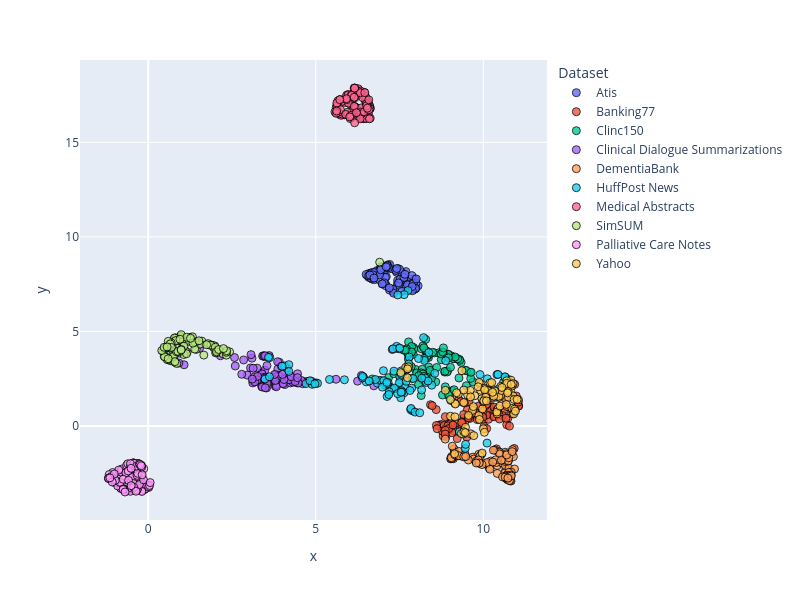

The notebook cell saved with this chart:
### Code cell
dimensionality_reduction_plots(file_paths="./outputsTest/*/mda_dim_scores.csv", file_name = 'TestMda')

### Figure 1 — Plotly figure (JSON) as saved in the notebook; plotly's stock layout.template omitted (floating-point values rounded to 4 significant figures)
{"data": [{"customdata": [["atis_230"], ["atis_239"], ["atis_136"], ["atis_210"], ["atis_304"], ["atis_108"], ["atis_138"], ["atis_134"], ["atis_101"], ["atis_188"], ["atis_212"], ["atis_120"], ["atis_112"], ["atis_193"], ["atis_148"], ["atis_210"], ["atis_206"], ["atis_145"], ["atis_128"], ["atis_118"], ["atis_129"], ["atis_153"], ["atis_11"], ["atis_128"], ["atis_268"], ["atis_116"], ["atis_148"], ["atis_11"], ["atis_156"], ["atis_117"], ["atis_151"], ["atis_20"], ["atis_10"], ["atis_154"], ["atis_15"], ["atis_144"], ["atis_137"], ["atis_177"], ["atis_425"], ["atis_132"], ["atis_168"], ["atis_100"], ["atis_150"], ["atis_128"], ["atis_10"], ["atis_122"], ["atis_106"], ["atis_188"], ["atis_270"], ["atis_15"], ["atis_275"], ["atis_10"], ["atis_117"], ["atis_109"], ["atis_13"], ["atis_185"], ["atis_101"], ["atis_101"], ["atis_25"], ["atis_129"], ["atis_218"], ["atis_118"], ["atis_124"], ["atis_227"], ["atis_209"], ["atis_180"], ["atis_153"], ["atis_13"], ["atis_108"], ["atis_199"], ["atis_105"], ["atis_257"], ["atis_0"], ["atis_198"], ["atis_204"], ["atis_157"], ["atis_112"], ["atis_125"], ["atis_267"], ["atis_199"], ["atis_115"], ["atis_126"], ["atis_187"], ["atis_544"], ["atis_232"], ["atis_217"], ["atis_116"], ["atis_164"], ["atis_111"], ["atis_112"], ["atis_276"], ["atis_100"], ["atis_12"], ["atis_130"], ["atis_110"], ["atis_152"], ["atis_17"], ["atis_150"], ["atis_3"], ["atis_171"]], "hovertemplate": "Dataset=Atis<br>x=%{x}<br>y=%{y}<br>doc_id=%{customdata[0]}<extra></extra>", "legendgroup": "Atis", "marker": {"color": "#636efa", "line": {"color": "black", "width": 1}, "opacity": 0.8, "size": 8, "symbol": "circle"}, "mode": "markers", "name": "Atis", "orientation": "v", "showlegend": true, "type": "scatter", "x": [7.864, 7.666, 7.841, 7.924, 7.623, 7.412, 6.988, 7.979, 6.824, 7.887, 7.004, 7.507, 8.053, 7.011, 6.685, 6.99, 7.661, 7.082, 7.618, 7.245, 7.943, 7.83, 7.97, 7.862, 6.685, 6.648, 6.587, 6.585, 7.442, 7.17, 6.725, 7.31, 7.797, 7.933, 6.643, 6.946, 7.104, 6.751, 7.943, 7.452, 7.794, 6.534, 7.205, 7.201, 7.436, 6.882, 7.793, 7.969, 7.388, 7.51, 6.907, 6.989, 6.608, 7.691, 7.564, 7.077, 7.905, 6.905, 7.067, 7.501, 6.905, 7.477, 7.968, 7.304, 6.503, 7.518, 7.991, 7.868, 6.58, 7.739, 7.911, 7.633, 7.136, 7.999, 7.469, 7.095, 6.684, 6.752, 7.389, 7.169, 7.108, 7.322, 6.952, 7.953, 6.9, 7.571, 7.417, 7.982, 7.132, 6.704, 7.044, 7.88, 6.615, 6.939, 7.661, 6.738, 6.984, 7.1, 7.197, 7.877], "xaxis": "x", "y": [7.615, 7.802, 7.229, 7.298, 7.836, 8.129, 8.233, 7.267, 8.217, 7.35, 8.406, 7.55, 7.411, 8.261, 7.765, 8.313, 7.377, 7.517, 7.748, 8.319, 7.785, 7.762, 7.298, 7.214, 7.96, 8.095, 8.064, 7.857, 7.694, 8.488, 7.798, 7.101, 7.256, 7.678, 7.824, 8.418, 7.899, 7.738, 7.39, 8.323, 7.282, 7.957, 8.542, 7.188, 7.5, 8.163, 7.47, 7.738, 8.257, 7.582, 7.726, 7.503, 8.017, 8.163, 8.11, 7.858, 7.574, 8.135, 8.264, 8.286, 8.242, 7.434, 7.326, 7.231, 8.012, 7.77, 7.562, 7.953, 7.939, 7.466, 7.521, 7.855, 8.513, 7.779, 7.564, 7.41, 8.113, 8.121, 8.222, 8.366, 8.391, 7.025, 8.28, 7.23, 7.994, 7.124, 8.328, 7.275, 8.467, 7.993, 7.569, 7.151, 7.982, 8.261, 8.02, 7.826, 7.518, 8.415, 7.304, 7.372], "yaxis": "y"}, {"customdata": [["atis_234"], ["atis_245"], ["atis_15"], ["atis_249"], ["atis_314"], ["atis_128"], ["atis_176"], ["atis_15"], ["atis_246"], ["atis_239"], ["atis_283"], ["atis_299"], ["atis_220"], ["atis_372"], ["atis_15"], ["atis_259"], ["atis_249"], ["atis_195"], ["atis_196"], ["atis_155"], ["atis_144"], ["atis_211"], ["atis_24"], ["atis_158"], ["atis_330"], ["atis_173"], ["atis_383"], ["atis_380"], ["atis_211"], ["atis_233"], ["atis_166"], ["atis_27"], ["atis_126"], ["atis_223"], ["atis_161"], ["atis_189"], ["atis_146"], ["atis_243"], ["atis_475"], ["atis_151"], ["atis_221"], ["atis_148"], ["atis_200"], ["atis_225"], ["atis_271"], ["atis_222"], ["atis_116"], ["atis_199"], ["atis_303"], ["atis_249"], ["atis_276"], ["atis_133"], ["atis_169"], ["atis_22"], ["atis_168"], ["atis_216"], ["atis_170"], ["atis_146"], ["atis_289"], ["atis_185"], ["atis_290"], ["atis_283"], ["atis_130"], ["atis_257"], ["atis_305"], ["atis_236"], ["atis_194"], ["atis_143"], ["atis_166"], ["atis_216"], ["atis_208"], ["atis_271"], ["atis_134"], ["atis_334"], ["atis_271"], ["atis_182"], ["atis_359"], ["atis_136"], ["atis_297"], ["atis_303"], ["atis_196"], ["atis_159"], ["atis_252"], ["atis_586"], ["atis_410"], ["atis_255"], ["atis_146"], ["atis_18"], ["atis_118"], ["atis_275"], ["atis_294"], ["atis_119"], ["atis_171"], ["atis_154"], ["atis_215"], ["atis_158"], ["atis_239"], ["atis_297"], ["atis_343"], ["atis_196"]], "hovertemplate": "Dataset=Banking77<br>x=%{x}<br>y=%{y}<br>doc_id=%{customdata[0]}<extra></extra>", "legendgroup": "Banking77", "marker": {"color": "#EF553B", "line": {"color": "black", "width": 1}, "opacity": 0.8, "size": 8, "symbol": "circle"}, "mode": "markers", "name": "Banking77", "orientation": "v", "showlegend": true, "type": "scatter", "x": [10.39, 8.866, 10.26, 10.92, 9.87, 10.73, 10.05, 10.98, 10.06, 11.05, 9.42, 9.12, 8.945, 9.345, 8.887, 8.736, 10.02, 9.726, 10.28, 9.18, 10.61, 10.57, 11.04, 9.068, 9.22, 10.01, 10.2, 10.7, 8.954, 11.04, 10.16, 10.0, 9.842, 8.8, 9.761, 9.572, 9.598, 8.675, 8.599, 9.524, 9.025, 9.77, 10.88, 9.272, 10.15, 10.13, 8.857, 9.445, 9.365, 10.46, 11.05, 9.133, 9.353, 8.833, 8.942, 10.84, 9.549, 10.06, 10.65, 11.04, 10.94, 8.594, 9.693, 9.063, 10.1, 9.818, 9.86, 9.508, 9.104, 8.967, 9.413, 9.326, 10.1, 9.967, 10.7, 9.944, 9.553, 10.89, 8.424, 8.779, 8.866, 9.989, 10.35, 10.32, 10.78, 10.1, 10.05, 10.41, 9.766, 8.474, 10.32, 8.864, 10.24, 9.436, 9.986, 10.89, 8.62, 9.096, 10.48, 10.68], "xaxis": "x", "y": [-1.21, 0.4915, 0.6333, -1.191, 0.363, 0.4049, 1.153, 1.586, 0.5858, 1.064, 0.4195, -0.2491, 0.07707, 0.05793, -0.5507, 0.07824, -0.02148, 0.525, 0.515, 0.1472, 0.8543, 0.5509, 1.331, 0.04692, -0.6668, 1.044, 1.097, 0.06984, -0.2181, 1.107, 1.04, 0.3578, 0.6149, -0.523, 0.5944, 1.289, 0.3981, 0.0318, 0.02764, 0.8588, 0.1214, 0.6811, 0.6717, 1.392, 0.3563, 0.894, -0.2588, 0.2252, 0.2006, 0.6015, 1.051, -1.407, 0.1784, 0.02691, 0.006418, 0.6594, 0.477, 1.074, 1.459, 1.255, 2.2, 0.8655, 0.6661, -0.354, 0.5847, 0.3389, 1.052, -0.5891, 3.565, -0.1397, 0.6075, 1.288, 1.146, 0.5388, 1.025, 0.5149, 0.4296, 0.7124, 1.126, -0.2752, -0.2304, 0.7719, -1.278, 0.9981, -0.006302, -0.1342, 1.373, 0.8318, 0.6895, 1.074, 0.4856, -0.428, 1.682, 1.215, 0.4709, 0.8436, -0.1427, 0.04986, 0.3697, 0.4095], "yaxis": "y"}, {"customdata": [["atis_253"], ["atis_378"], ["atis_156"], ["atis_270"], ["atis_321"], ["atis_155"], ["atis_280"], ["atis_20"], ["atis_274"], ["atis_426"], ["atis_34"], ["atis_309"], ["atis_299"], ["atis_376"], ["atis_305"], ["atis_372"], ["atis_251"], ["atis_369"], ["atis_230"], ["atis_185"], ["atis_239"], ["atis_286"], ["atis_259"], ["atis_197"], ["atis_349"], ["atis_209"], ["atis_395"], ["atis_405"], ["atis_252"], ["atis_261"], ["atis_315"], ["atis_337"], ["atis_141"], ["atis_249"], ["atis_207"], ["atis_229"], ["atis_246"], ["atis_305"], ["atis_559"], ["atis_242"], ["atis_277"], ["atis_268"], ["atis_273"], ["atis_292"], ["atis_28"], ["atis_290"], ["atis_122"], ["atis_220"], ["atis_347"], ["atis_368"], ["atis_279"], ["atis_298"], ["atis_174"], ["atis_220"], ["atis_201"], ["atis_251"], ["atis_226"], ["atis_247"], ["atis_297"], ["atis_233"], ["atis_436"], ["atis_487"], ["atis_164"], ["atis_265"], ["atis_344"], ["atis_256"], ["atis_234"], ["atis_189"], ["atis_223"], ["atis_230"], ["atis_240"], ["atis_325"], ["atis_200"], ["atis_389"], ["atis_282"], ["atis_2"], ["atis_389"], ["atis_258"], ["atis_520"], ["atis_356"], ["atis_317"], ["atis_181"], ["atis_320"], ["atis_642"], ["atis_418"], ["atis_317"], ["atis_32"], ["atis_220"], ["atis_191"], ["atis_297"], ["atis_361"], ["atis_220"], ["atis_200"], ["atis_165"], ["atis_394"], ["atis_18"], ["atis_274"], ["atis_318"], ["atis_360"], ["atis_256"]], "hovertemplate": "Dataset=Clinc150<br>x=%{x}<br>y=%{y}<br>doc_id=%{customdata[0]}<extra></extra>", "legendgroup": "Clinc150", "marker": {"color": "#00cc96", "line": {"color": "black", "width": 1}, "opacity": 0.8, "size": 8, "symbol": "circle"}, "mode": "markers", "name": "Clinc150", "orientation": "v", "showlegend": true, "type": "scatter", "x": [7.911, 8.539, 8.579, 9.195, 8.999, 8.94, 8.904, 8.175, 8.847, 7.762, 8.145, 9.04, 8.288, 7.62, 9.107, 9.467, 7.92, 8.669, 8.364, 9.069, 8.301, 8.451, 6.689, 8.945, 8.865, 9.695, 9.336, 8.97, 8.744, 9.608, 8.269, 7.867, 8.188, 8.368, 8.987, 7.973, 8.361, 8.179, 8.93, 8.31, 7.855, 8.921, 8.414, 8.01, 8.95, 8.958, 8.489, 8.209, 7.926, 8.804, 8.782, 8.855, 7.765, 9.018, 9.624, 7.745, 8.299, 8.256, 9.273, 8.961, 9.287, 8.153, 7.661, 9.489, 10.6, 7.77, 7.859, 8.146, 8.202, 7.701, 8.737, 9.492, 7.171, 8.28, 8.195, 7.206, 7.849, 9.127, 7.624, 8.312, 9.296, 7.858, 8.787, 7.329, 9.237, 8.227, 8.41, 9.636, 10.65, 7.395, 8.075, 8.608, 8.067, 9.159, 6.893, 7.671, 8.231, 8.809, 8.96, 8.234], "xaxis": "x", "y": [3.782, 3.866, 2.332, 3.575, 1.598, 3.781, 3.77, 2.612, 2.851, 3.543, 1.61, 3.709, 3.947, 2.824, 3.562, 2.939, 4.148, 3.87, 3.621, 1.859, 3.655, 2.521, 2.485, 1.79, 2.069, 2.331, 3.359, 3.714, 3.504, 2.824, 3.988, 2.523, 2.58, 3.116, 3.715, 2.994, 3.74, 3.0, 2.909, 3.964, 3.905, 2.857, 2.855, 2.801, 3.796, 1.608, 3.896, 2.412, 4.07, 3.87, 1.64, 2.892, 3.804, 3.1, 2.515, 3.843, 2.764, 2.356, 2.539, 1.687, 3.519, 4.082, 2.891, 2.935, 2.312, 4.446, 4.207, 2.807, 2.753, 4.079, 3.816, 2.128, 2.552, 4.581, 4.229, 2.078, 3.143, 1.917, 4.009, 3.651, 3.469, 3.916, 3.916, 2.762, 3.552, 4.137, 2.945, 2.842, 2.572, 1.979, 2.661, 3.095, 2.197, 3.647, 2.399, 4.015, 2.621, 4.128, 3.603, 3.574], "yaxis": "y"}, {"customdata": [["atis_261"], ["atis_463"], ["atis_239"], ["atis_386"], ["atis_334"], ["atis_21"], ["atis_437"], ["atis_241"], ["atis_427"], ["atis_488"], ["atis_39"], ["atis_324"], ["atis_313"], ["atis_407"], ["atis_32"], ["atis_412"], ["atis_311"], ["atis_407"], ["atis_276"], ["atis_325"], ["atis_381"], ["atis_300"], ["atis_337"], ["atis_224"], ["atis_397"], ["atis_276"], ["atis_468"], ["atis_441"], ["atis_360"], ["atis_304"], ["atis_357"], ["atis_404"], ["atis_237"], ["atis_269"], ["atis_254"], ["atis_317"], ["atis_385"], ["atis_316"], ["atis_562"], ["atis_38"], ["atis_304"], ["atis_345"], ["atis_336"], ["atis_338"], ["atis_335"], ["atis_457"], ["atis_187"], ["atis_24"], ["atis_355"], ["atis_417"], ["atis_303"], ["atis_347"], ["atis_318"], ["atis_235"], ["atis_210"], ["atis_26"], ["atis_28"], ["atis_361"], ["atis_409"], ["atis_447"], ["atis_455"], ["atis_488"], ["atis_252"], ["atis_356"], ["atis_367"], ["atis_292"], ["atis_294"], ["atis_206"], ["atis_326"], ["atis_237"], ["atis_288"], ["atis_338"], ["atis_213"], ["atis_398"], ["atis_302"], ["atis_27"], ["atis_430"], ["atis_310"], ["atis_547"], ["atis_36"], ["atis_421"], ["atis_227"], ["atis_324"], ["atis_645"], ["atis_453"], ["atis_454"], ["atis_42"], ["atis_239"], ["atis_246"], ["atis_337"], ["atis_394"], ["atis_313"], ["atis_223"], ["atis_188"], ["atis_396"], ["atis_379"], ["atis_300"], ["atis_389"], ["atis_398"], ["atis_430"]], "hovertemplate": "Dataset=Clinical Dialogue Summarizations<br>x=%{x}<br>y=%{y}<br>doc_id=%{customdata[0]}<extra></extra>", "legendgroup": "Clinical Dialogue Summarizations", "marker": {"color": "#ab63fa", "line": {"color": "black", "width": 1}, "opacity": 0.8, "size": 8, "symbol": "circle"}, "mode": "markers", "name": "Clinical Dialogue Summarizations", "orientation": "v", "showlegend": true, "type": "scatter", "x": [4.078, 4.345, 3.803, 3.458, 4.0, 4.737, 2.846, 2.575, 4.166, 3.809, 3.184, 3.791, 2.952, 2.792, 3.551, 0.5925, 3.915, 4.442, 3.531, 6.363, 4.62, 1.532, 4.059, 3.399, 3.766, 3.602, 3.788, 3.441, 3.372, 3.87, 3.391, 6.247, 4.242, 3.481, 3.562, 3.055, 3.342, 2.155, 3.395, 4.232, 3.544, 4.353, 3.261, 4.321, 4.134, 3.097, 3.893, 3.827, 3.451, 4.049, 3.132, 3.25, 3.863, -0.9895, -0.8399, 5.603, 3.414, 3.825, 7.282, 2.597, 3.544, 3.167, 1.07, 3.323, 3.386, 4.403, 3.132, 3.46, 4.207, 0.9149, 3.609, -0.8073, 3.25, 3.458, 4.028, 3.12, 3.912, 6.145, 4.607, 4.571, 6.733, 3.406, 3.46, 4.478, 4.384, 3.494, 3.182, 4.269, 4.052, 3.067, 4.456, 4.878, 4.453, 4.008, 3.265, 3.793, 3.104, 3.77, 3.495, 3.975], "xaxis": "x", "y": [2.191, 2.354, 2.156, 2.085, 2.257, 2.356, 3.491, 3.62, 2.557, 2.734, 2.483, 2.104, 2.691, 2.733, 3.673, 3.511, 3.362, 2.28, 2.012, 2.67, 2.342, 4.11, 2.504, 2.827, 2.404, 2.454, 2.597, 3.705, 2.782, 3.014, 2.444, 2.371, 2.278, 2.95, 2.362, 3.072, 2.391, 3.714, 2.755, 2.673, 3.191, 2.39, 2.357, 2.315, 3.061, 3.587, 2.668, 2.177, 3.684, 2.551, 2.378, 3.059, 3.399, -2.999, -3.043, 2.47, 3.7, 2.076, 4.045, 3.173, 2.244, 2.598, 3.238, 2.423, 2.09, 2.442, 3.052, 3.699, 2.443, 3.33, 3.722, -3.283, 2.429, 2.57, 2.238, 2.277, 2.648, 16.91, 2.236, 2.406, 2.126, 2.059, 2.525, 2.274, 2.348, 3.715, 2.33, 2.607, 2.458, 3.773, 2.761, 2.361, 2.553, 2.727, 2.624, 2.404, 2.479, 2.724, 2.02, 3.155], "yaxis": "y"}, {"customdata": [["atis_447"], ["atis_488"], ["atis_392"], ["atis_397"], ["atis_401"], ["atis_381"], ["atis_525"], ["atis_473"], ["atis_469"], ["atis_514"], ["atis_428"], ["atis_329"], ["atis_441"], ["atis_448"], ["atis_424"], ["atis_422"], ["atis_456"], ["atis_451"], ["atis_478"], ["atis_391"], ["atis_392"], ["atis_34"], ["atis_388"], ["atis_243"], ["atis_503"], ["atis_285"], ["atis_469"], ["atis_467"], ["atis_510"], ["atis_334"], ["atis_537"], ["atis_407"], ["atis_386"], ["atis_325"], ["atis_278"], ["atis_523"], ["atis_416"], ["atis_365"], ["atis_57"], ["atis_525"], ["atis_320"], ["atis_351"], ["atis_348"], ["atis_351"], ["atis_405"], ["atis_474"], ["atis_288"], ["atis_364"], ["atis_368"], ["atis_554"], ["atis_316"], ["atis_479"], ["atis_360"], ["atis_280"], ["atis_32"], ["atis_298"], ["atis_280"], ["atis_364"], ["atis_455"], ["atis_46"], ["atis_513"], ["atis_526"], ["atis_352"], ["atis_383"], ["atis_400"], ["atis_420"], ["atis_386"], ["atis_284"], ["atis_403"], ["atis_250"], ["atis_325"], ["atis_454"], ["atis_264"], ["atis_494"], ["atis_353"], ["atis_279"], ["atis_465"], ["atis_516"], ["atis_553"], ["atis_405"], ["atis_424"], ["atis_380"], ["atis_338"], ["atis_646"], ["atis_467"], ["atis_464"], ["atis_490"], ["atis_244"], ["atis_289"], ["atis_403"], ["atis_402"], ["atis_316"], ["atis_232"], ["atis_228"], ["atis_428"], ["atis_41"], ["atis_421"], ["atis_563"], ["atis_512"], ["atis_44"]], "hovertemplate": "Dataset=DementiaBank<br>x=%{x}<br>y=%{y}<br>doc_id=%{customdata[0]}<extra></extra>", "legendgroup": "DementiaBank", "marker": {"color": "#FFA15A", "line": {"color": "black", "width": 1}, "opacity": 0.8, "size": 8, "symbol": "circle"}, "mode": "markers", "name": "DementiaBank", "orientation": "v", "showlegend": true, "type": "scatter", "x": [10.42, 10.67, 10.65, 9.692, 10.82, 9.126, 9.107, 9.461, 9.776, 9.72, 10.23, 10.66, 9.136, 10.64, 10.17, 10.69, 9.039, 10.76, 10.56, 10.78, 10.81, 9.147, 10.04, 10.82, 10.71, 10.72, 9.374, 10.72, 10.87, 10.74, 10.65, 10.68, 10.77, 9.864, 9.078, 10.72, 9.188, 10.47, 10.6, 10.93, 9.553, 9.95, 9.053, 10.83, 10.76, 10.85, 10.9, 10.7, 10.72, 10.1, 9.9, 10.72, 10.2, 9.093, 10.83, 10.67, 9.347, 9.794, 9.882, 10.49, 10.39, 9.023, 10.75, 10.64, 9.058, 10.42, 10.69, 10.65, 9.042, 10.48, 9.276, 10.75, 9.457, 10.76, 10.72, 9.865, 10.78, 10.11, 10.3, 9.626, 10.57, 8.863, 10.65, 10.83, 9.853, 9.293, 9.074, 9.151, 9.961, 10.37, 10.28, 10.73, 9.268, 10.54, 9.878, 10.7, 9.416, 10.86, 9.474, 9.79], "xaxis": "x", "y": [-2.094, -2.32, -1.389, -1.647, -2.913, -1.217, -1.731, -1.62, -1.856, -1.744, -1.854, -1.562, -1.602, -2.479, -2.212, -2.774, -1.733, -2.714, -1.957, -2.743, -2.884, -1.389, -1.98, -1.456, -2.604, -2.842, -1.558, -1.885, -1.25, -1.827, -2.082, -2.766, -2.236, -1.5, -1.688, -1.543, -1.588, -1.364, -1.776, -2.276, -1.8, -1.492, -1.62, -2.449, -2.455, -1.495, -1.624, -2.612, -2.818, -2.016, -1.589, -1.859, -2.285, -1.644, -2.592, -2.642, -1.592, -1.873, -1.945, -1.402, -1.932, -1.734, -2.646, -1.874, -1.726, -2.511, -1.469, -1.806, -1.678, -1.483, -1.348, -1.849, -1.502, -1.682, -2.783, -1.964, -2.888, -1.93, -1.282, -0.4158, -2.694, -0.694, -2.705, -2.645, -1.8, -0.279, -1.069, -1.527, -2.042, -1.791, -1.907, -2.755, -1.571, -1.814, -1.96, -1.532, -1.631, -1.358, -1.616, -1.958], "yaxis": "y"}, {"customdata": [["atis_493"], ["atis_52"], ["atis_487"], ["atis_505"], ["atis_48"], ["atis_384"], ["atis_547"], ["atis_504"], ["atis_495"], ["atis_54"], ["atis_438"], ["atis_34"], ["atis_493"], ["atis_478"], ["atis_466"], ["atis_462"], ["atis_50"], ["atis_475"], ["atis_546"], ["atis_543"], ["atis_469"], ["atis_350"], ["atis_391"], ["atis_369"], ["atis_524"], ["atis_360"], ["atis_545"], ["atis_552"], ["atis_523"], ["atis_424"], ["atis_612"], ["atis_408"], ["atis_458"], ["atis_392"], ["atis_335"], ["atis_529"], ["atis_641"], ["atis_455"], ["atis_587"], ["atis_577"], ["atis_382"], ["atis_410"], ["atis_392"], ["atis_410"], ["atis_460"], ["atis_486"], ["atis_305"], ["atis_392"], ["atis_375"], ["atis_577"], ["atis_323"], ["atis_533"], ["atis_399"], ["atis_338"], ["atis_356"], ["atis_307"], ["atis_338"], ["atis_368"], ["atis_482"], ["atis_481"], ["atis_538"], ["atis_538"], ["atis_388"], ["atis_405"], ["atis_607"], ["atis_443"], ["atis_445"], ["atis_345"], ["atis_443"], ["atis_327"], ["atis_389"], ["atis_476"], ["atis_294"], ["atis_511"], ["atis_507"], ["atis_425"], ["atis_472"], ["atis_602"], ["atis_578"], ["atis_434"], ["atis_510"], ["atis_46"], ["atis_541"], ["atis_692"], ["atis_620"], ["atis_470"], ["atis_543"], ["atis_374"], ["atis_293"], ["atis_413"], ["atis_407"], ["atis_432"], ["atis_29"], ["atis_258"], ["atis_490"], ["atis_422"], ["atis_471"], ["atis_567"], ["atis_518"], ["atis_443"]], "hovertemplate": "Dataset=HuffPost News<br>x=%{x}<br>y=%{y}<br>doc_id=%{customdata[0]}<extra></extra>", "legendgroup": "HuffPost News", "marker": {"color": "#19d3f3", "line": {"color": "black", "width": 1}, "opacity": 0.8, "size": 8, "symbol": "circle"}, "mode": "markers", "name": "HuffPost News", "orientation": "v", "showlegend": true, "type": "scatter", "x": [8.302, 5.009, 4.709, 8.267, 7.427, 4.071, 7.275, 8.461, 7.737, 7.654, 7.527, 5.053, 3.625, 7.157, 10.73, 8.159, 8.877, 7.527, 7.128, 7.632, 7.749, 7.552, 7.702, 6.209, 6.841, 7.875, 7.536, 7.832, 7.719, 7.081, 7.842, 7.415, 7.02, 8.349, 7.348, 4.894, 6.943, 8.373, 7.029, 5.855, 10.46, 9.459, 7.552, 7.637, 7.961, 3.589, 4.196, 7.499, 7.788, 9.285, 7.776, 10.64, 8.549, 7.125, 10.12, 9.9, 10.41, 7.448, 4.198, 7.331, 9.471, 10.44, 9.405, 4.826, 5.409, 7.443, 6.507, 6.422, 7.861, 7.757, 7.504, 7.578, 6.78, 4.972, 6.988, 6.414, 7.495, 6.393, 7.699, 3.485, 3.618, 7.904, 9.031, 8.241, 7.12, 6.396, 7.305, 8.217, 8.102, 7.81, 7.193, 3.997, 7.555, 6.594, 10.11, 8.163, 8.066, 7.545, 7.503, 7.179], "xaxis": "x", "y": [2.296, 2.277, 2.243, 2.531, 4.098, 3.172, 1.932, 2.158, 3.162, 2.056, 2.637, 2.256, 3.614, 2.296, 2.471, 1.907, 3.452, 2.429, 1.56, 1.752, 7.162, 2.913, 2.971, 16.84, 2.262, 0.8088, 1.492, 0.8711, 3.036, 2.14, 0.9253, 4.211, 2.923, 2.38, 2.004, 2.202, 2.404, 3.885, 2.396, 2.444, 1.952, -1.187, 1.871, 6.945, 0.7344, 3.63, 3.243, 4.084, 3.646, -0.3157, 3.285, 2.603, 2.783, 2.224, 2.494, 2.722, 2.717, 6.93, 2.887, 2.899, -0.9723, 2.726, -0.4254, 2.393, 2.46, 1.71, 2.332, 2.582, 2.003, 3.07, 2.612, 1.804, 2.454, 2.23, 2.056, 2.589, 2.294, 2.541, 2.361, 2.478, 2.6, 2.509, 1.347, 3.468, 2.302, 2.625, 4.08, 4.672, 0.698, 1.876, 1.802, 3.16, 2.734, 2.377, -0.9048, 2.526, 3.569, 1.787, 4.122, 1.662], "yaxis": "y"}, {"customdata": [["atis_609"], ["atis_582"], ["atis_488"], ["atis_52"], ["atis_558"], ["atis_568"], ["atis_574"], ["atis_545"], ["atis_521"], ["atis_597"], ["atis_487"], ["atis_364"], ["atis_524"], ["atis_498"], ["atis_470"], ["atis_478"], ["atis_656"], ["atis_483"], ["atis_599"], ["atis_593"], ["atis_495"], ["atis_527"], ["atis_439"], ["atis_48"], ["atis_531"], ["atis_385"], ["atis_581"], ["atis_6"], ["atis_647"], ["atis_483"], ["atis_658"], ["atis_479"], ["atis_586"], ["atis_422"], ["atis_40"], ["atis_573"], ["atis_643"], ["atis_493"], ["atis_599"], ["atis_673"], ["atis_413"], ["atis_551"], ["atis_537"], ["atis_426"], ["atis_521"], ["atis_539"], ["atis_372"], ["atis_441"], ["atis_395"], ["atis_630"], ["atis_389"], ["atis_580"], ["atis_536"], ["atis_396"], ["atis_415"], ["atis_426"], ["atis_382"], ["atis_459"], ["atis_531"], ["atis_535"], ["atis_660"], ["atis_57"], ["atis_475"], ["atis_439"], ["atis_621"], ["atis_502"], ["atis_454"], ["atis_622"], ["atis_491"], ["atis_410"], ["atis_489"], ["atis_522"], ["atis_384"], ["atis_517"], ["atis_595"], ["atis_540"], ["atis_603"], ["atis_614"], ["atis_636"], ["atis_436"], ["atis_524"], ["atis_614"], ["atis_58"], ["atis_694"], ["atis_655"], ["atis_479"], ["atis_618"], ["atis_379"], ["atis_378"], ["atis_514"], ["atis_469"], ["atis_446"], ["atis_387"], ["atis_356"], ["atis_512"], ["atis_482"], ["atis_530"], ["atis_586"], ["atis_605"], ["atis_455"]], "hovertemplate": "Dataset=Medical Abstracts<br>x=%{x}<br>y=%{y}<br>doc_id=%{customdata[0]}<extra></extra>", "legendgroup": "Medical Abstracts", "marker": {"color": "#FF6692", "line": {"color": "black", "width": 1}, "opacity": 0.8, "size": 8, "symbol": "circle"}, "mode": "markers", "name": "Medical Abstracts", "orientation": "v", "showlegend": true, "type": "scatter", "x": [6.418, 6.129, 6.485, 5.954, 6.04, 5.611, 6.496, 6.063, 5.868, 6.555, 6.003, 6.069, 6.56, 6.066, 5.802, 6.526, 5.653, 6.101, 6.323, 6.323, 6.028, 5.865, 5.799, 6.145, 6.267, 6.2, 6.161, 6.169, 5.918, 5.643, 6.601, 5.713, 6.214, 6.475, 6.416, 5.747, 6.22, 6.366, 6.451, 6.36, 6.553, 6.506, 6.471, 6.475, 6.067, 6.407, 6.614, 5.662, 5.969, 6.336, 6.194, 6.36, 6.406, 6.422, 6.077, 5.73, 6.629, 6.299, 5.937, 6.573, 6.495, 5.633, 6.353, 6.336, 5.716, 5.974, 6.354, 6.271, 6.624, 6.6, 5.676, 6.067, 6.149, 5.924, 6.161, 5.736, 5.572, 6.448, 6.618, 6.324, 6.073, 5.893, 5.628, 5.606, 6.328, 5.914, 6.463, 6.509, 6.052, 6.584, 6.16, 6.145, 6.212, 6.52, 5.717, 5.624, 6.54, 6.583, 6.16, 6.013], "xaxis": "x", "y": [17.54, 17.63, 17.41, 17.52, 17.01, 16.85, 16.94, 16.45, 17.11, 16.31, 17.31, 17.22, 17.13, 16.41, 17.18, 16.7, 16.59, 16.91, 16.44, 17.56, 16.26, 16.46, 16.45, 17.86, 17.83, 17.76, 17.86, 17.36, 17.49, 16.55, 16.96, 16.51, 17.72, 17.21, 16.25, 16.43, 17.73, 16.29, 17.64, 17.53, 17.18, 17.24, 16.27, 17.44, 16.63, 16.44, 16.89, 17.2, 17.52, 17.72, 16.83, 16.4, 17.36, 16.28, 16.33, 17.26, 16.8, 16.67, 16.59, 16.48, 16.26, 16.95, 16.82, 16.59, 16.52, 17.07, 16.49, 17.69, 16.28, 16.25, 16.59, 17.53, 16.9, 17.26, 17.87, 16.72, 16.61, 16.62, 16.77, 16.24, 17.49, 16.48, 17.08, 16.54, 17.62, 17.31, 17.63, 17.04, 16.42, 16.72, 16.03, 17.38, 16.57, 16.94, 17.26, 16.66, 16.81, 17.25, 17.87, 16.34], "yaxis": "y"}, {"customdata": [["atis_610"], ["atis_698"], ["atis_514"], ["atis_579"], ["atis_588"], ["atis_581"], ["atis_616"], ["atis_637"], ["atis_685"], ["atis_600"], ["atis_6"], ["atis_5"], ["atis_592"], ["atis_523"], ["atis_575"], ["atis_64"], ["atis_691"], ["atis_554"], ["atis_612"], ["atis_680"], ["atis_611"], ["atis_645"], ["atis_50"], ["atis_634"], ["atis_617"], ["atis_622"], ["atis_675"], ["atis_613"], ["atis_692"], ["atis_612"], ["atis_714"], ["atis_512"], ["atis_587"], ["atis_502"], ["atis_518"], ["atis_603"], ["atis_662"], ["atis_503"], ["atis_643"], ["atis_680"], ["atis_533"], ["atis_65"], ["atis_561"], ["atis_496"], ["atis_593"], ["atis_557"], ["atis_584"], ["atis_468"], ["atis_527"], ["atis_64"], ["atis_470"], ["atis_590"], ["atis_575"], ["atis_432"], ["atis_503"], ["atis_501"], ["atis_482"], ["atis_66"], ["atis_59"], ["atis_628"], ["atis_663"], ["atis_624"], ["atis_481"], ["atis_494"], ["atis_648"], ["atis_572"], ["atis_497"], ["atis_624"], ["atis_558"], ["atis_626"], ["atis_527"], ["atis_523"], ["atis_385"], ["atis_617"], ["atis_656"], ["atis_564"], ["atis_610"], ["atis_624"], ["atis_651"], ["atis_533"], ["atis_539"], ["atis_629"], ["atis_6"], ["atis_701"], ["atis_716"], ["atis_55"], ["atis_688"], ["atis_402"], ["atis_52"], ["atis_615"], ["atis_536"], ["atis_495"], ["atis_406"], ["atis_436"], ["atis_538"], ["atis_510"], ["atis_570"], ["atis_588"], ["atis_698"], ["atis_575"]], "hovertemplate": "Dataset=SimSUM<br>x=%{x}<br>y=%{y}<br>doc_id=%{customdata[0]}<extra></extra>", "legendgroup": "SimSUM", "marker": {"color": "#B6E880", "line": {"color": "black", "width": 1}, "opacity": 0.8, "size": 8, "symbol": "circle"}, "mode": "markers", "name": "SimSUM", "orientation": "v", "showlegend": true, "type": "scatter", "x": [0.9367, 1.161, 0.7719, 1.276, 0.857, 0.807, 0.7386, 1.249, 1.953, 0.4695, 1.112, 0.4385, 0.6098, 1.434, 0.7412, 0.948, 2.084, 2.428, 2.258, 1.059, 0.6285, 2.317, 0.6618, 1.142, 2.011, 2.041, 1.04, 0.5803, 1.191, 0.9671, 2.079, 1.307, 0.7703, 0.996, 1.03, 0.8208, 1.601, 0.8159, 0.7757, 0.4884, 0.984, 2.232, 1.659, 0.6632, 1.898, 0.7437, 1.268, 1.545, 1.965, 0.6041, 0.8267, 0.8105, 0.7179, 1.981, 0.7834, 0.9199, 0.821, 1.32, 0.8245, 0.6859, 0.5658, 2.332, 0.478, 0.4899, 0.6382, 0.4038, 2.332, 1.401, 1.148, 1.838, 0.8512, 1.786, 0.7444, 0.9476, 0.8447, 6.907, 1.871, 0.7952, 1.389, 2.079, 2.003, 0.8853, 2.037, 0.5973, 0.6088, 1.742, 0.5969, 0.6579, 2.341, 2.102, 0.6926, 2.245, 0.4743, 1.067, 1.335, 1.514, 0.9876, 0.9833, 0.5641, 1.262], "xaxis": "x", "y": [3.856, 3.897, 4.589, 4.519, 4.504, 3.919, 3.792, 4.549, 4.164, 3.86, 3.97, 3.959, 4.307, 4.049, 3.595, 4.712, 3.932, 3.92, 3.87, 3.775, 3.494, 3.862, 4.117, 3.819, 3.868, 3.876, 4.515, 3.597, 4.479, 4.732, 3.981, 4.593, 3.463, 4.486, 4.193, 3.925, 4.489, 4.658, 3.698, 4.113, 4.83, 3.816, 3.749, 3.454, 4.274, 3.425, 4.69, 4.33, 4.137, 3.564, 4.628, 3.357, 4.162, 4.238, 4.653, 3.923, 4.487, 4.717, 4.521, 4.404, 3.512, 3.744, 3.675, 3.66, 4.181, 3.985, 3.9, 4.427, 4.691, 4.278, 3.304, 4.356, 3.669, 4.586, 3.924, 8.661, 4.274, 3.4, 4.067, 4.003, 4.165, 3.948, 3.925, 4.476, 4.179, 4.296, 3.556, 4.338, 3.98, 4.045, 4.154, 4.092, 4.163, 4.222, 4.381, 4.505, 4.046, 4.019, 4.179, 4.636], "yaxis": "y"}, {"customdata": [["atis_650"], ["atis_78"], ["atis_663"], ["atis_647"], ["atis_713"], ["atis_601"], ["atis_655"], ["atis_655"], ["atis_687"], ["atis_619"], ["atis_685"], ["atis_536"], ["atis_604"], ["atis_638"], ["atis_636"], ["atis_695"], ["atis_90"], ["atis_594"], ["atis_666"], ["atis_708"], ["atis_629"], ["atis_663"], ["atis_530"], ["atis_649"], ["atis_646"], ["atis_706"], ["atis_70"], ["atis_648"], ["atis_7"], ["atis_638"], ["atis_717"], ["atis_519"], ["atis_606"], ["atis_592"], ["atis_537"], ["atis_61"], ["atis_712"], ["atis_504"], ["atis_677"], ["atis_685"], ["atis_697"], ["atis_696"], ["atis_619"], ["atis_555"], ["atis_602"], ["atis_558"], ["atis_672"], ["atis_662"], ["atis_569"], ["atis_69"], ["atis_699"], ["atis_602"], ["atis_58"], ["atis_433"], ["atis_657"], ["atis_562"], ["atis_705"], ["atis_693"], ["atis_66"], ["atis_638"], ["atis_688"], ["atis_77"], ["atis_519"], ["atis_623"], ["atis_660"], ["atis_591"], ["atis_5"], ["atis_675"], ["atis_616"], ["atis_662"], ["atis_622"], ["atis_556"], ["atis_604"], ["atis_712"], ["atis_67"], ["atis_642"], ["atis_640"], ["atis_706"], ["atis_83"], ["atis_536"], ["atis_570"], ["atis_64"], ["atis_668"], ["atis_71"], ["atis_9"], ["atis_560"], ["atis_711"], ["atis_461"], ["atis_529"], ["atis_73"], ["atis_660"], ["atis_510"], ["atis_43"], ["atis_685"], ["atis_565"], ["atis_553"], ["atis_618"], ["atis_66"], ["atis_78"], ["atis_673"]], "hovertemplate": "Dataset=Palliative Care Notes<br>x=%{x}<br>y=%{y}<br>doc_id=%{customdata[0]}<extra></extra>", "legendgroup": "Palliative Care Notes", "marker": {"color": "#FF97FF", "line": {"color": "black", "width": 1}, "opacity": 0.8, "size": 8, "symbol": "circle"}, "mode": "markers", "name": "Palliative Care Notes", "orientation": "v", "showlegend": true, "type": "scatter", "x": [-0.6124, -1.167, -1.064, -0.3674, -0.5304, -0.3249, -0.5495, -0.2533, -0.3603, -0.2422, -0.818, -1.137, -0.8201, -0.5637, 0.0125, -0.207, -0.9105, -0.3779, -0.4849, -0.5067, -0.3002, -0.5906, -0.8264, -0.477, -0.355, -1.057, -0.244, -0.6429, -0.4511, -0.6544, -0.1966, -0.7978, -1.165, -0.8184, -0.2861, -0.7882, -0.4056, -1.176, -0.3021, -0.3605, -0.9573, -0.8409, -0.3704, -0.6455, -0.5452, -0.4811, -1.1, -0.8771, -0.1209, -0.1066, -1.19, -0.3948, -0.02111, -0.6093, -0.6645, -0.09809, -0.2092, -0.4324, -0.05619, -0.2004, -1.182, -0.7452, -0.9834, -1.073, 0.01343, -0.3311, -0.5314, -0.4241, -0.5321, -0.1316, -0.201, -0.4213, -1.012, -0.446, -0.1897, -0.5082, -0.5297, -0.3134, -0.3145, -0.74, -0.3327, -0.347, -0.2638, -0.5861, -0.1947, -0.2431, -0.2636, -0.1392, -0.4321, 0.04039, -0.7509, -1.143, -0.1809, -0.2084, -0.3646, 0.05788, -0.5964, -0.5104, -0.5113, -0.6913], "xaxis": "x", "y": [-3.324, -2.754, -2.673, -3.098, -2.135, -2.607, -2.066, -2.887, -2.622, -2.87, -3.304, -2.709, -2.436, -2.205, -3.256, -2.925, -3.172, -1.993, -2.06, -2.961, -2.585, -2.397, -2.381, -3.356, -2.122, -2.459, -3.059, -3.408, -1.95, -2.291, -2.66, -3.017, -2.569, -2.441, -2.001, -2.276, -3.361, -2.759, -1.982, -2.825, -2.884, -2.981, -2.697, -2.089, -3.374, -2.706, -2.681, -2.329, -3.165, -3.359, -2.763, -2.273, -3.117, -1.997, -2.473, -3.335, -2.163, -1.954, -3.195, -3.419, -2.783, -2.821, -2.87, -2.964, -3.211, -2.614, -3.455, -2.261, -2.135, -2.26, -2.086, -1.978, -2.54, -3.037, -3.465, -3.276, -1.991, -3.289, -2.507, -3.335, -3.39, -2.122, -2.017, -2.876, -2.174, -2.042, -3.103, -2.85, -3.245, -3.146, -3.359, -2.745, -2.583, -2.104, -3.451, -2.995, -2.38, -3.157, -2.243, -3.492], "yaxis": "y"}, {"customdata": [["atis_699"], ["atis_93"], ["atis_701"], ["atis_713"], ["atis_87"], ["atis_704"], ["atis_9"], ["atis_686"], ["atis_7"], ["atis_676"], ["atis_7"], ["atis_580"], ["atis_697"], ["atis_66"], ["atis_681"], ["atis_9"], ["atis_99"], ["atis_695"], ["atis_73"], ["atis_78"], ["atis_68"], ["atis_714"], ["atis_637"], ["atis_654"], ["atis_719"], ["atis_719"], ["atis_84"], ["atis_77"], ["atis_721"], ["atis_89"], ["atis_81"], ["atis_603"], ["atis_703"], ["atis_90"], ["atis_648"], ["atis_7"], ["atis_715"], ["atis_543"], ["atis_716"], ["atis_703"], ["atis_7"], ["atis_700"], ["atis_91"], ["atis_642"], ["atis_715"], ["atis_660"], ["atis_74"], ["atis_77"], ["atis_594"], ["atis_719"], ["atis_80"], ["atis_98"], ["atis_85"], ["atis_599"], ["atis_663"], ["atis_62"], ["atis_74"], ["atis_698"], ["atis_84"], ["atis_72"], ["atis_94"], ["atis_85"], ["atis_525"], ["atis_82"], ["atis_97"], ["atis_635"], ["atis_567"], ["atis_695"], ["atis_681"], ["atis_94"], ["atis_96"], ["atis_620"], ["atis_700"], ["atis_719"], ["atis_97"], ["atis_679"], ["atis_684"], ["atis_99"], ["atis_93"], ["atis_697"], ["atis_662"], ["atis_651"], ["atis_688"], ["atis_715"], ["atis_97"], ["atis_630"], ["atis_714"], ["atis_620"], ["atis_63"], ["atis_89"], ["atis_72"], ["atis_569"], ["atis_605"], ["atis_710"], ["atis_651"], ["atis_655"], ["atis_82"], ["atis_666"], ["atis_94"], ["atis_79"]], "hovertemplate": "Dataset=Yahoo<br>x=%{x}<br>y=%{y}<br>doc_id=%{customdata[0]}<extra></extra>", "legendgroup": "Yahoo", "marker": {"color": "#FECB52", "line": {"color": "black", "width": 1}, "opacity": 0.8, "size": 8, "symbol": "circle"}, "mode": "markers", "name": "Yahoo", "orientation": "v", "showlegend": true, "type": "scatter", "x": [9.148, 10.82, 10.89, 10.94, 10.52, 9.917, 9.165, 10.0, 9.345, 10.26, 10.22, 10.14, 10.0, 10.1, 9.914, 10.11, 10.82, 9.256, 9.705, 10.47, 9.974, 10.09, 10.75, 10.07, 10.3, 7.683, 10.03, 10.38, 10.51, 9.866, 10.85, 9.202, 9.531, 10.7, 7.536, 10.44, 7.735, 10.61, 10.31, 9.745, 7.766, 10.11, 10.37, 9.964, 9.981, 9.468, 10.03, 9.876, 9.885, 10.34, 9.608, 9.417, 8.868, 10.41, 10.85, 10.4, 10.93, 9.619, 10.89, 10.46, 9.02, 10.14, 10.2, 10.91, 11.05, 9.956, 9.017, 9.679, 7.742, 10.54, 10.72, 10.7, 9.714, 9.557, 9.703, 10.07, 10.74, 10.56, 10.34, 10.92, 10.49, 10.72, 10.69, 11.01, 9.413, 9.151, 10.31, 10.96, 10.01, 9.846, 10.83, 10.25, 10.04, 9.42, 10.01, 9.462, 10.09, 10.27, 9.142, 9.361], "xaxis": "x", "y": [1.203, 1.878, 1.591, 0.8622, 2.096, 2.221, 1.163, -0.1441, -0.399, 1.646, 2.036, 1.937, 1.308, 1.924, 1.893, 1.919, 2.422, 1.693, 0.93, 1.501, 0.9029, 1.614, 1.516, 1.925, 1.612, 3.099, -0.3351, 1.571, 1.595, 0.5484, 2.11, 1.759, 1.646, 2.391, 2.822, 0.9209, 2.554, 2.072, 1.509, 1.598, 3.13, 1.934, 1.531, -1.433, 1.363, -0.07133, 1.993, 2.301, 0.3428, 1.666, 1.881, 1.901, 1.886, 0.6407, 0.9327, 0.7371, 0.8887, 1.536, 2.237, 1.566, 0.5142, 1.867, 2.279, 0.6346, 1.384, 1.441, 1.398, 0.8241, 3.02, 1.877, 2.166, 2.254, -0.5099, 0.5572, 1.026, 1.521, 1.827, 2.036, 1.848, 1.402, 1.052, 1.75, 1.139, 1.404, 1.243, 0.4817, 1.575, 0.7891, 1.289, 2.072, 2.197, 2.294, 1.917, -0.3045, 1.334, -0.3523, 1.325, 1.781, -1.471, 2.924], "yaxis": "y"}], "layout": {"height": 600, "legend": {"title": {"text": "Dataset"}, "tracegroupgap": 0}, "margin": {"t": 60}, "width": 800, "xaxis": {"anchor": "y", "domain": [0, 1], "title": {"text": "x"}}, "yaxis": {"anchor": "x", "domain": [0, 1], "title": {"text": "y"}}}}
